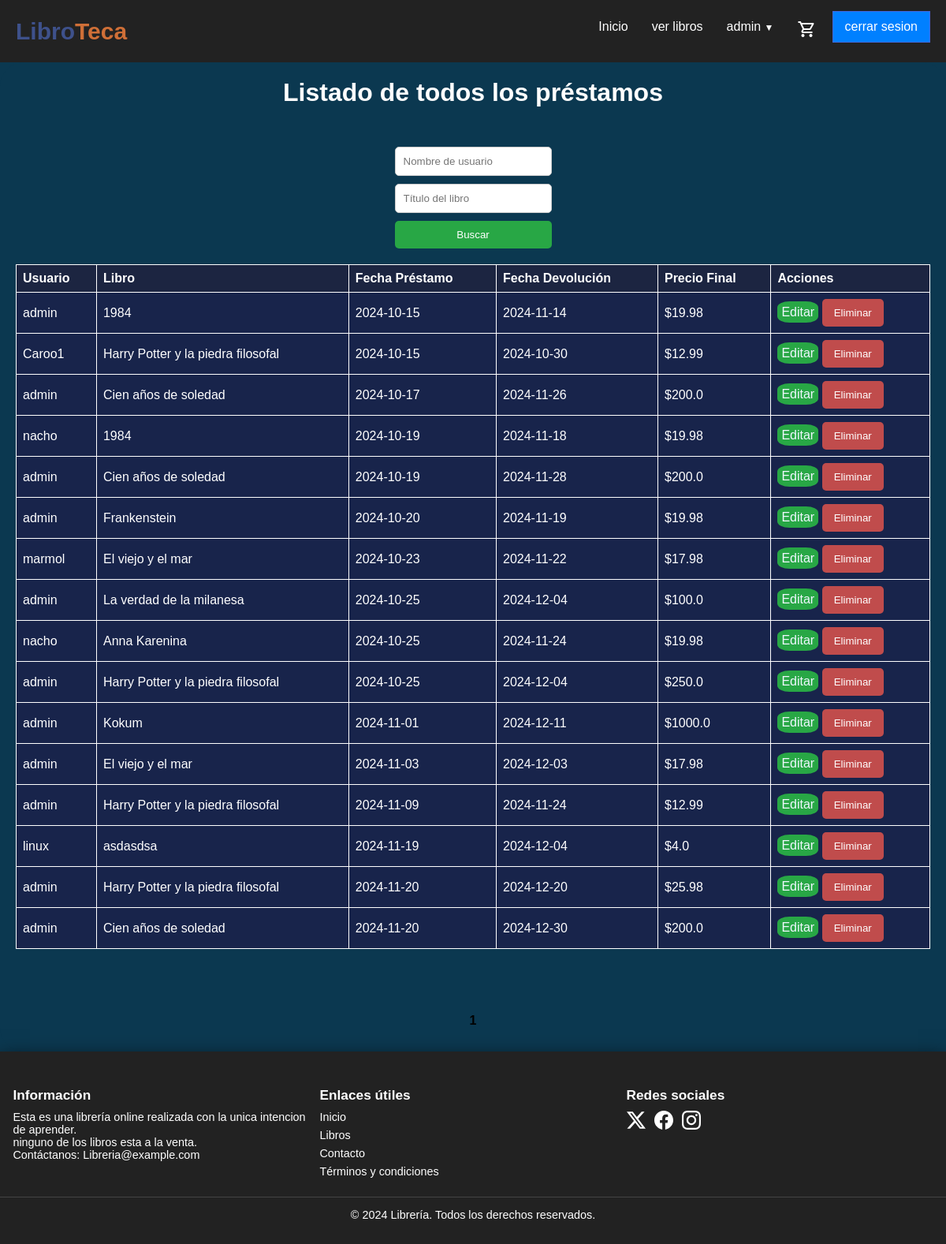
Page /todos-los-prestamos (signed in) on the committed database.
### models/controladordatabase.py (models this page shows, shortened)
class Prestamo(db.Model):
    __tablename__ = 'Prestamo'
    id = db.Column(db.Integer, primary_key=True)
    id_libro = db.Column(db.Integer, db.ForeignKey('Libros.id'), nullable=False)
    id_usuario = db.Column(db.Integer, db.ForeignKey('Usuario.id'), nullable=False)
    fecha_prestamo = db.Column(db.Text, nullable=False, default=date.today)
    fecha_devolucion = db.Column(db.Text, nullable=True)
    precio_final = db.Column(db.Float, nullable=False)

class Usuario(db.Model):
    __tablename__ = 'Usuario'
    id = db.Column(db.Integer, primary_key=True)
    nombre = db.Column(db.String(100), nullable=False)
    correo = db.Column(db.String(100), unique=True, nullable=True)
    contrasena = db.Column(db.String(100), nullable=False)
    tel_cel = db.Column(db.String(20), nullable=True, default='12345678')
    rol = db.Column(db.Enum('admin', 'comun'), nullable=True, default='comun')
    prestamos = db.relationship('Prestamo', backref='usuario', lazy=True)

class Libros(db.Model):
    __tablename__ = 'Libros'
    id = db.Column(db.Integer, primary_key=True)
    titulo = db.Column(db.String(100), nullable=False)
    descripcion = db.Column(db.Text, nullable=True)
    fecha_emision = db.Column(db.Text, nullable=False, default=date.today)
    stock = db.Column(db.Integer, nullable=False)
    precio = db.Column(db.Float, nullable=False)
    precio_alquiler = db.Column(db.Float, nullable=True)
    img = db.Column(db.String(200), nullable=True, default="sinimagen.jpg")
    id_autor = db.Column(db.Integer, db.ForeignKey('Autores.id'), nullable=False)
    id_genero = db.Column(db.Integer, db.ForeignKey('Generos.id'), nullable=False)
    id_editorial = db.Column(db.Integer, db.ForeignKey('Editorial.id'), nullable=True)
    isbn = db.Column(db.String(13), unique=True, nullable=True)
    idioma = db.Column(db.String(50), nullable=True)
    edicion = db.Column(db.String(50), nullable=True)
    paginas = db.Column(db.Integer, nullable=True)
    fecha_publicacion = db.Column(db.Text, nullable=True,  default=date.today)
    formato = db.Column(db.Enum('Tapa dura', 'Tapa blanda', 'eBook', 'Audiolibro', 'Otro'), nullable=True)
    calificacion_promedio = db.Column(db.Float, nullable=True, default=0.0)
    prestamos = db.relationship('Prestamo', backref='libro', lazy=True)
    comentarios = db.relationship('Comentario', backref='libro', lazy=True)

### routes/prestamo.py (the view)
@prestamos.route('/todos-los-prestamos')
@admin_required
def ver_todos_prestamos():
    page = request.args.get('page', 1, type=int)
    per_page = 20
    nombre_usuario = request.args.get('usuario', '', type=str)
    titulo_libro = request.args.get('titulo_libro', '', type=str)
    query = db.session.query(Prestamo, Libros, Usuario).join(Libros, Prestamo.id_libro == Libros.id).join(Usuario, Prestamo.id_usuario == Usuario.id)
    if nombre_usuario:
        query = query.filter(Usuario.nombre.ilike(f"%{nombre_usuario}%"))
    if titulo_libro:
        query = query.filter(Libros.titulo.ilike(f"%{titulo_libro}%"))
    pagination = query.paginate(page=page, per_page=per_page)
    return render_template('prestamos/todos.html', prestamos=pagination.items, pagination=pagination)

### routes/login.py (called while the page is built)
def admin_required(f):
    @wraps(f)
    def decorated_function(*args, **kwargs):
        if "nombre" not in session:
            flash("Acceso denegado: Debes iniciar sesión.")
            return redirect(url_for('user.index_login'))
        if session.get('rol') != 'admin':
            flash("Acceso denegado: Se requiere rol de administrador.")
            return redirect(url_for('libros.bienvenida'))
        return f(*args, **kwargs)
    return decorated_function

### templates/prestamos/todos.html (shortened to what this page needs)
{% extends 'layout.html' %}
{% block content %}
<body>
    <h1>Listado de todos los préstamos</h1>
    <form method="GET" action="{{ url_for('prestamos.ver_todos_prestamos') }}">
        <input type="text" name="usuario" placeholder="Nombre de usuario" value="{{ request.args.get('usuario', '') }}">
        <input type="text" name="titulo_libro" placeholder="Título del libro" value="{{ request.args.get('titulo_libro', '') }}">
        <button type="submit">Buscar</button>
    </form>
    <table border="1">
        <thead>
            <tr>
                <th>Usuario</th>
                <th>Libro</th>
                <th>Fecha Préstamo</th>
                <th>Fecha Devolución</th>
                <th>Precio Final</th>
                <th>Acciones</th>
            </tr>
        </thead>
        <tbody>
            {% for prestamo, libro, usuario in prestamos %}
                <tr>
                    <td data-label="Usuario">{{ usuario.nombre }}</td>
                    <td data-label="Libro">{{ libro.titulo }}</td>
                    <td data-label="Fecha Préstamo">{{ prestamo.fecha_prestamo }}</td>
                    <td data-label="Fecha Devolución">{{ prestamo.fecha_devolucion }}</td>
                    <td data-label="Precio Final">${{ prestamo.precio_final }}</td>
                    <td>
                        <a class="linkedit" style="color: aliceblue; background-color: #28a745; border-radius: 30%; padding: 5px;" href="{{ url_for('prestamos.editar_prestamo', id=prestamo.id) }}">Editar</a>
                        <form method="POST" action="{{ url_for('prestamos.eliminar_prestamo', id=prestamo.id) }}" style="display:inline;">
                            <button type="submit" style="background-color: rgb(192, 76, 76);">Eliminar</button>
                        </form>
                    </td>
                </tr>
            {% endfor %}
        </tbody>
    </table>
    <ul class="pagination">
        {% for page_num in pagination.iter_pages(left_edge=1, right_edge=1, left_current=2, right_current=2) %}
            {% if page_num %}
                {% if page_num == pagination.page %}
                    <li class="active"><strong>{{ page_num }}</strong></li>
                {% else %}
                    <li><a href="{{ url_for('prestamos.ver_todos_prestamos', page=page_num) }}">{{ page_num }}</a></li>
                {% endif %}
            {% else %}
                <li class="li">…</li>
            {% endif %}
        {% endfor %}
    </ul>
    </main>
{% endblock %}

### static/css/tabla.css (style rules this page uses)
table { margin: 0 0 0 0; width: 100%; border-collapse: collapse; }
th, td { border: 1px solid #ffffff; padding: 8px; text-align: left; color: #ffffff; background-color: #18244b; }
th { background-color: var(--color-azul-marino); }
h1 { font-size: 2rem; color: #fff; }
.pagination { display: flex; justify-content: center; margin-top: 2rem; gap: 0.5rem; }

### static/css/navbar.css (style rules this page uses)
* { box-sizing: border-box; padding: 0; margin: 0; }
body { font-family: sans-serif; font-size: 16px; }
a { color: white; text-decoration: none; }

### static/css/login.css (style rules this page uses)
:root { --color-azul: #0b3850; --color-azul-marino: #1C2541; --color-gris-claro: #E0E0E0; --color-blanco: #FFFFFF; --color-gris-oscuro: #333333; --color-naranja: #F4A261; --color-naranja-oscuro: #cf6f37; --primary: 237, 94%, 81%; --background: 266, 16%, 92%; --background-secondary: 256, 12%, 12%; --background-secondary-dark: 256, 10%, 10%; --background-secondary-light: 257, 11%, 16%; --text-primary: 0, 0%, 0%; --black: 0, 0%, 0%; --white: 0, 0%, 100%; --quite-gray: 0, 0%, 50%; --grooble: 10, 28%, 93%; --heading-large: 5.6rem; --heading-medium: 3.6rem; --heading-small: 2.4rem; --paragraph: 1.11rem; --navbar-buttons: 2.4rem; --transition-main: .175, .685, .32; --font-main: "Poppins"; }

### static/css/detalles.css (style rules this page uses)
* { margin: 0; padding: 0; box-sizing: border-box; }
a { user-select: none; outline: none; }
body { background-color: var(--color-azul); }
main#main h1 { font-size: 2em; margin-bottom: 10px; color: #ffffff; text-align: center; }
button { background-color: #4c00ff; border: none; padding: 10px 20px; border-radius: 10px; cursor: pointer; color: white; }

### static/css/paginacion.css (style rules this page uses)
.pagination { display: flex; justify-content: center; padding: 10px 0; list-style: none; }
.pagination li { margin: 0 5px; }

### static/css/carousel.css (style rules this page uses)
form { margin-top: 20px; display: flex; flex-direction: column; gap: 10px; }
form input, form textarea { padding: 10px; border: 1px solid #ccc; border-radius: 5px; }
button { background-color: #28a745; color: white; padding: 10px 15px; border: none; border-radius: 5px; cursor: pointer; }

### rows in the picture
Prestamo: nombre "admin", titulo "1984", fecha_prestamo "2024-10-15", fecha_devolucion "2024-11-14", precio_final "19.98"
Prestamo: nombre "Caroo1", titulo "Harry Potter y la piedra filosofal", fecha_prestamo "2024-10-15", fecha_devolucion "2024-10-30", precio_final "12.99"
Prestamo: nombre "admin", titulo "Cien años de soledad", fecha_prestamo "2024-10-17", fecha_devolucion "2024-11-26", precio_final "200.0"
Prestamo: nombre "nacho", titulo "1984", fecha_prestamo "2024-10-19", fecha_devolucion "2024-11-18", precio_final "19.98"
Prestamo: nombre "admin", titulo "Cien años de soledad", fecha_prestamo "2024-10-19", fecha_devolucion "2024-11-28", precio_final "200.0"
Prestamo: nombre "admin", titulo "Frankenstein", fecha_prestamo "2024-10-20", fecha_devolucion "2024-11-19", precio_final "19.98"
Prestamo: nombre "marmol", titulo "El viejo y el mar", fecha_prestamo "2024-10-23", fecha_devolucion "2024-11-22", precio_final "17.98"
Prestamo: nombre "admin", titulo "La verdad de la milanesa", fecha_prestamo "2024-10-25", fecha_devolucion "2024-12-04", precio_final "100.0"
Prestamo: nombre "nacho", titulo "Anna Karenina", fecha_prestamo "2024-10-25", fecha_devolucion "2024-11-24", precio_final "19.98"
Prestamo: nombre "admin", titulo "Harry Potter y la piedra filosofal", fecha_prestamo "2024-10-25", fecha_devolucion "2024-12-04", precio_final "250.0"
Prestamo: nombre "admin", titulo "Kokum", fecha_prestamo "2024-11-01", fecha_devolucion "2024-12-11", precio_final "1000.0"
Prestamo: nombre "admin", titulo "El viejo y el mar", fecha_prestamo "2024-11-03", fecha_devolucion "2024-12-03", precio_final "17.98"
Prestamo: nombre "admin", titulo "Harry Potter y la piedra filosofal", fecha_prestamo "2024-11-09", fecha_devolucion "2024-11-24", precio_final "12.99"
Prestamo: nombre "linux", titulo "asdasdsa", fecha_prestamo "2024-11-19", fecha_devolucion "2024-12-04", precio_final "4.0"
Prestamo: nombre "admin", titulo "Harry Potter y la piedra filosofal", fecha_prestamo "2024-11-20", fecha_devolucion "2024-12-20", precio_final "25.98"
Prestamo: nombre "admin", titulo "Cien años de soledad", fecha_prestamo "2024-11-20", fecha_devolucion "2024-12-30", precio_final "200.0"

### other values in the picture
{{ page_num }} "1"
